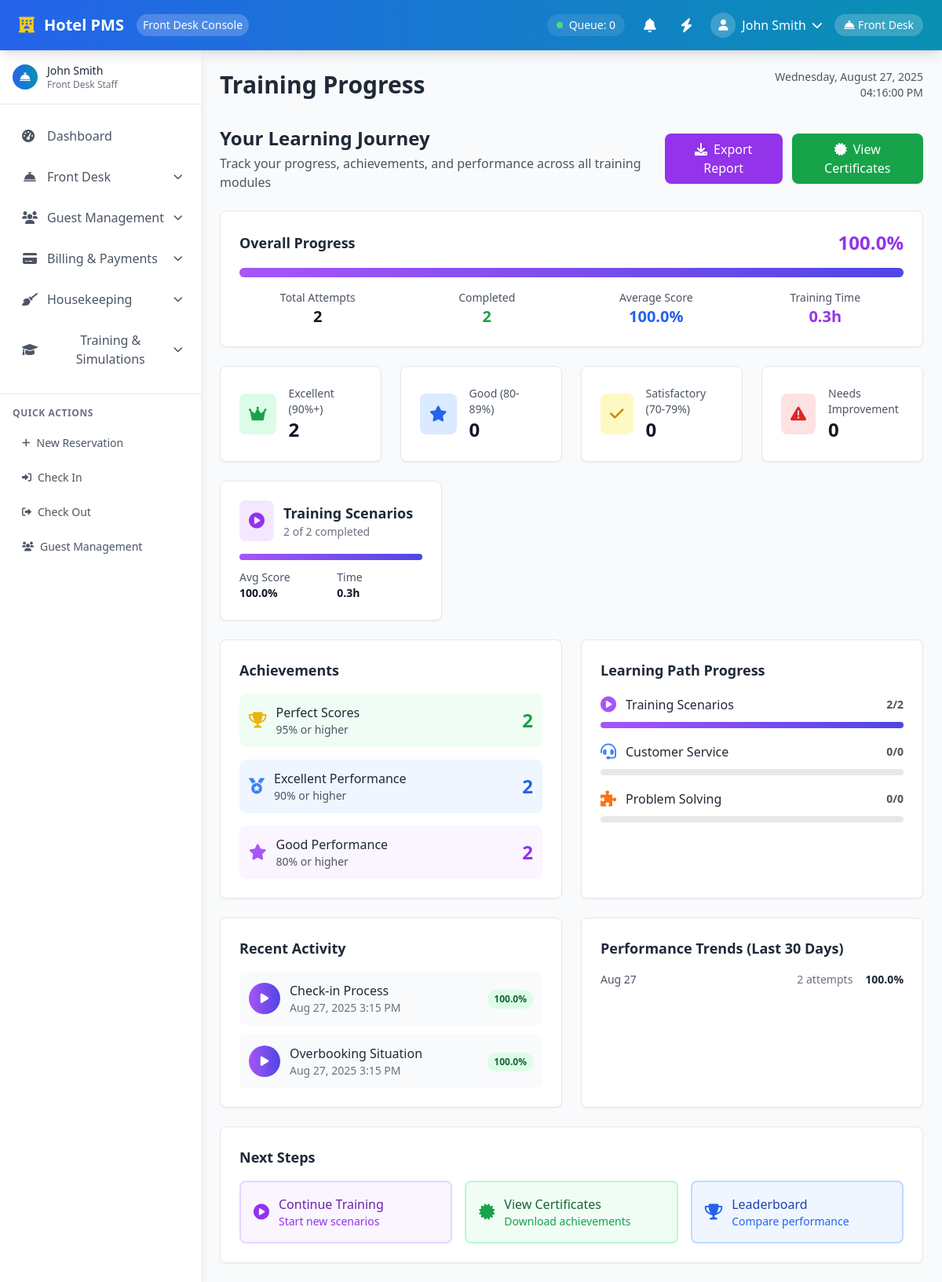
Screenshot of /modules/training/progress.php (signed in) with the database file from the repository.
### tables this page shows
CREATE TABLE training_attempts (
    id INT PRIMARY KEY AUTO_INCREMENT,
    user_id INT NOT NULL,
    scenario_id INT NOT NULL,
    scenario_type ENUM('scenario', 'customer_service', 'problem_solving') NOT NULL,
    answers JSON,
    score DECIMAL(5,2) NOT NULL DEFAULT 0,
    duration_minutes INT DEFAULT 0,
    status ENUM('in_progress', 'completed', 'abandoned') DEFAULT 'in_progress',
    created_at TIMESTAMP DEFAULT CURRENT_TIMESTAMP,
    FOREIGN KEY (user_id) REFERENCES users(id)
);

### modules/training/progress.php (the view, shortened to what the rows shown need)
<?php
require_once '../../includes/functions.php';
$user_id = $_SESSION['user_id'];
try {
    $stmt = $pdo->prepare("
        SELECT
            ta.*,
            CASE
                WHEN ta.scenario_type = 'scenario' THEN ts.title
                WHEN ta.scenario_type = 'customer_service' THEN css.title
                WHEN ta.scenario_type = 'problem_solving' THEN ps.title
                ELSE 'Unknown Scenario'
            END as scenario_title,
            ta.scenario_type
        FROM training_attempts ta
        LEFT JOIN training_scenarios ts ON ta.scenario_id = ts.id AND ta.scenario_type = 'scenario'
        LEFT JOIN customer_service_scenarios css ON ta.scenario_id = css.id AND ta.scenario_type = 'customer_service'
        LEFT JOIN problem_scenarios ps ON ta.scenario_id = ps.id AND ta.scenario_type = 'problem_solving'
        WHERE ta.user_id = ?
        ORDER BY ta.created_at DESC
        LIMIT 10
    ");
    $stmt->execute([$user_id]);
    $recent_activity = $stmt->fetchAll();
} catch (PDOException $e) {
    error_log("Error fetching training progress: " . $e->getMessage());
    $overall_stats = [
        'total_attempts' => 0,
        'completed_scenarios' => 0,
        'avg_score' => 0,
        'total_time' => 0,
        'excellent_count' => 0,
        'good_count' => 0,
        'satisfactory_count' => 0,
        'needs_improvement_count' => 0
    ];
    $progress_by_type = [];
    $recent_activity = [];
    $performance_trends = [];
    $achievements = [
        'training_scenarios_completed' => 0,
        'customer_service_completed' => 0,
        'problem_solving_completed' => 0,
        'perfect_scores' => 0,
        'excellent_scores' => 0,
        'good_scores' => 0
    ];
    $learning_path = [];
    $completion_percentage = 0;
}
include '../../includes/header-unified.php';
?>
        <main class="lg:ml-64 mt-16 p-4 lg:p-6 flex-1 transition-all duration-300">
            <div class="flex justify-between items-center mb-8">
                <h2 class="text-3xl font-semibold text-gray-800">Training Progress</h2>
            </div>
            <div class="mb-6">
                <div class="flex items-center justify-between">
                    <div>
                        <h2 class="text-2xl font-bold text-gray-800">Your Learning Journey</h2>
                    </div>
                </div>
            </div>
            <div class="grid grid-cols-1 lg:grid-cols-2 gap-6 mb-6">
                <div class="bg-white rounded-lg shadow-sm p-6 border border-gray-200">
                    <div class="space-y-3">
                        <?php if (empty($recent_activity)): ?>
                            <p class="text-sm text-gray-500">No recent activity</p>
                        <?php else: ?>
                            <?php foreach ($recent_activity as $activity): ?>
                                <div class="flex items-center justify-between p-3 bg-gray-50 rounded-lg">
                                    <div class="flex items-center">
                                        <div class="w-10 h-10 bg-gradient-to-r from-purple-500 to-indigo-600 rounded-full flex items-center justify-center mr-3">
                                            <i class="fas fa-play text-white text-sm"></i>
                                        </div>
                                        <div>
                                            <p class="font-medium text-gray-800"><?php echo htmlspecialchars($activity['scenario_title']); ?></p>
                                            <p class="text-sm text-gray-500"><?php echo date('M j, Y g:i A', strtotime($activity['created_at'])); ?></p>
                                        </div>
                                    </div>
                                    <div class="text-right">
                                        <span class="inline-flex px-2 py-1 text-xs font-semibold rounded-full
                                            <?php
                                            if ($activity['score'] >= 90) echo 'bg-green-100 text-green-800';
                                            elseif ($activity['score'] >= 80) echo 'bg-blue-100 text-blue-800';
                                            elseif ($activity['score'] >= 70) echo 'bg-yellow-100 text-yellow-800';
                                            else echo 'bg-red-100 text-red-800';
                                            ?>">
                                            <?php echo number_format($activity['score'], 1); ?>%
                                        </span>
                                    </div>
                                </div>
                            <?php endforeach; ?>
                        <?php endif; ?>
                    </div>
                </div>
            </div>
        </main>
    </div>
    <?php include '../../includes/footer.php'; ?>
</body>
</html>

### rows the page displays
training_attempts: scenario_title "Check-in Process", created_at "Aug 27, 2025 3:15 PM", score "100.0"
training_attempts: scenario_title "Overbooking Situation", created_at "Aug 27, 2025 3:15 PM", score "100.0"

### other values shown
$user_name "John Smith"
$_SESSION['user_name'] "John Smith"
$item['label'] "Dashboard"
$item['label'] "Front Desk"
$item['label'] "Guest Management"
$item['label'] "Billing & Payments"
$item['label'] "Housekeeping"
$item['label'] "Training & Simulations"
$completion_percentage "100.0"
$overall_stats['total_attempts'] "2"
$overall_stats['completed_scenarios'] "2"
$overall_stats['avg_score'] "100.0"
$overall_stats['total_time'] / 60 "0.3"
$overall_stats['excellent_count'] "2"
$overall_stats['good_count'] "0"
